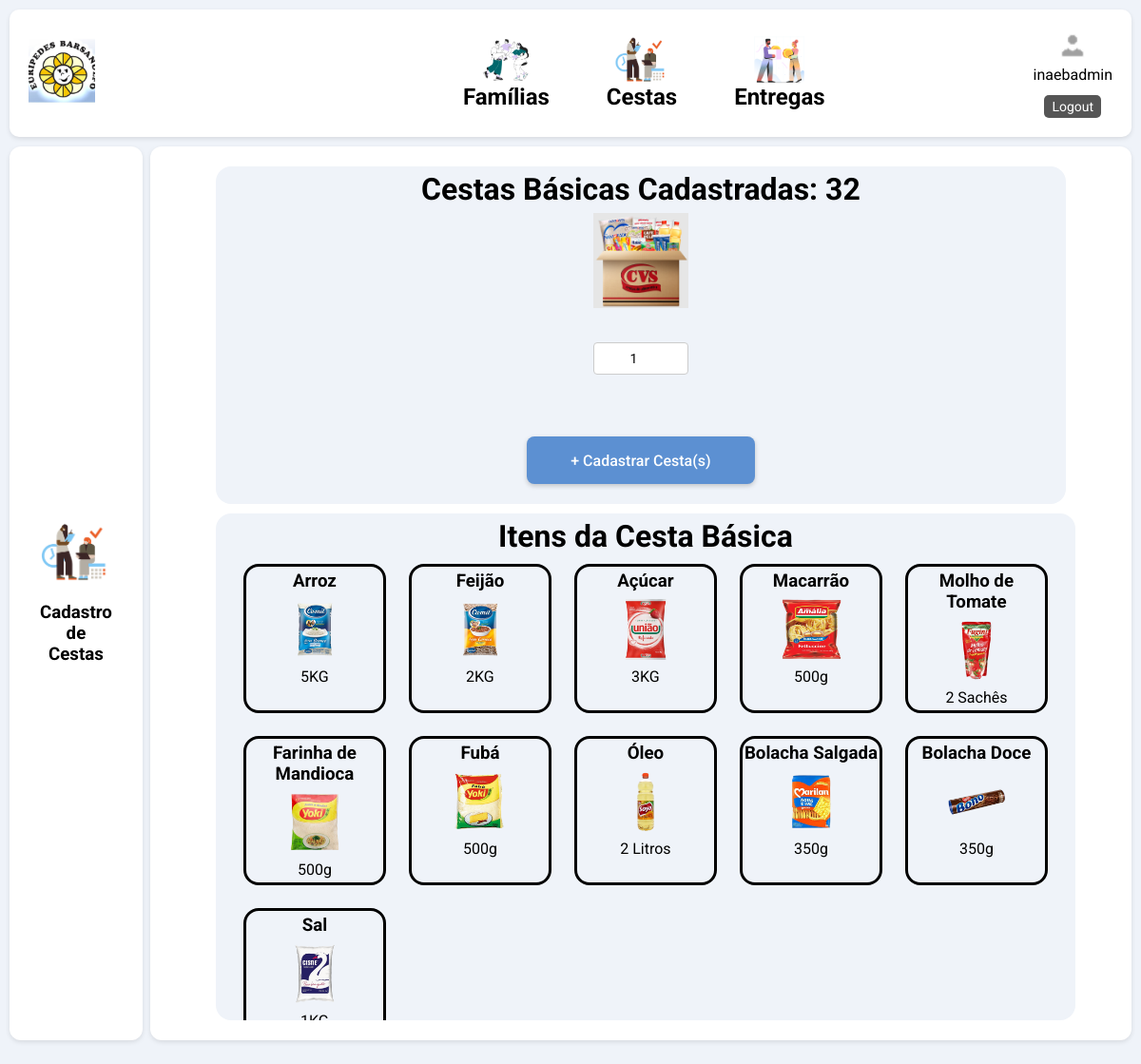
The app's page /cadastro/cestas/ (signed in), older data.
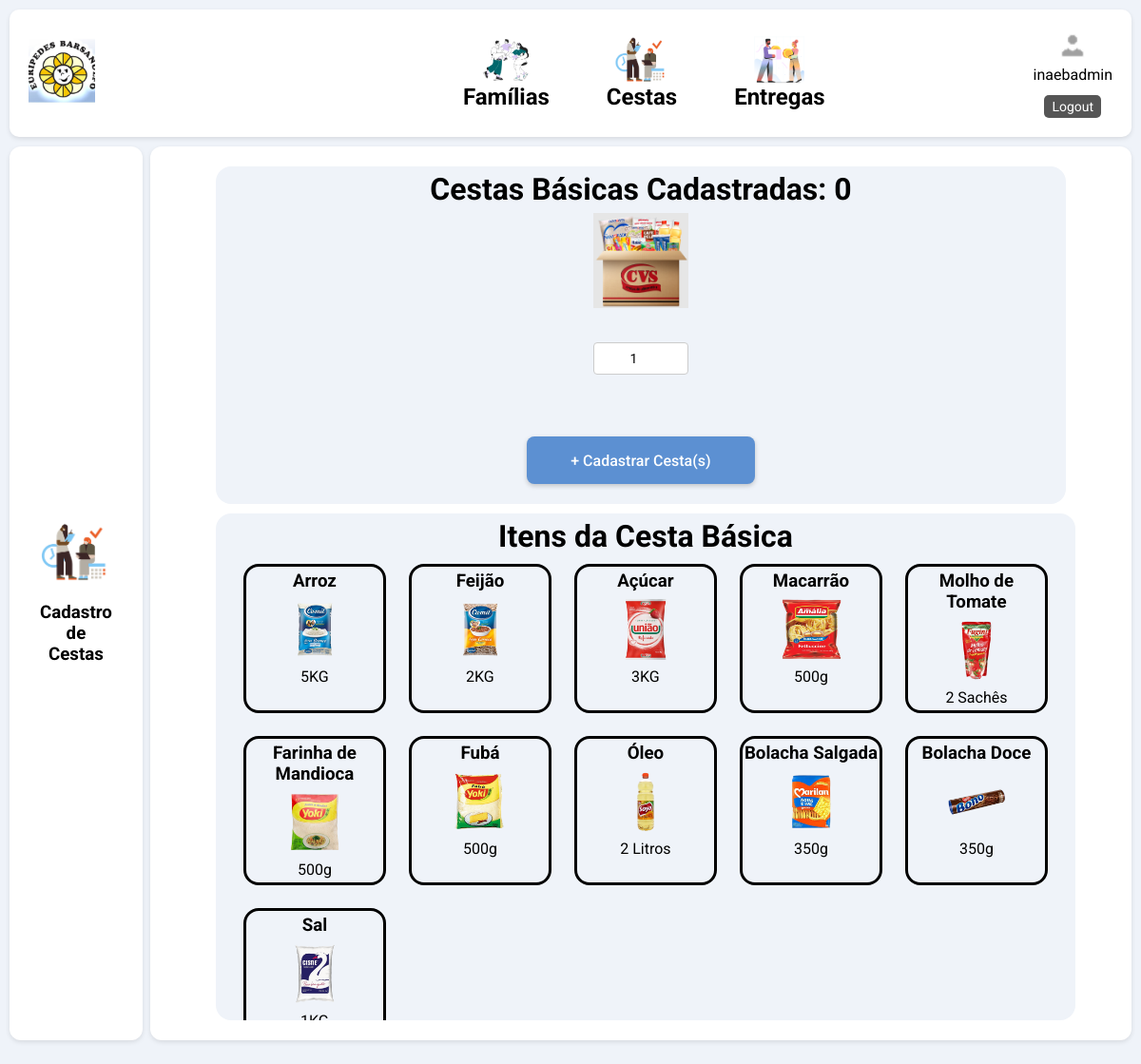
The same page, newer data.
### website/models.py (models this page shows, shortened)
class Produto(models.Model):
    produto = models.CharField(max_length=50)
    qtd_estoque = models.IntegerField()

### website/views.py (the view)
# urls.py: path("cadastro/cestas/", cadastro_cestas, name="cadastro_cestas"),
@login_required(login_url='/login/')
def cadastro_cestas(request):
    estoque_produtos = Produto.objects.all()
    items_cesta = ItemCesta.objects.all()
    context = {
        'range': range(30),
        'items_cesta': items_cesta,
        'estoque_produtos': estoque_produtos
    }
    return render(request, "cadastro_cestas.html", context)

### website/templates/cadastro_cestas.html (shortened to what this page needs)
{% load static %}
<!DOCTYPE html>
<html lang="en">
<head>
    <link rel="stylesheet" href="{% static 'css/daniel.css' %}" typer="css">
</head>
<body>
{% include 'includes/nav.html' %}
<div class="main-container">
    <div class="left-column">
        <div class="left-column-content">
        <img src="{% static 'img/cadastro_produtos.png' %}" alt="Example" />
        <h3>Cadastro de Cestas</h3>
        </div>
    </div>
    <div class="right-column">
        <div class="right-column-content">
            <div class="right-column-buttons-2">
                {% for item in estoque_produtos %}
                    {% if item.produto == "Cesta Básica" %}
                    <h1>Cestas Básicas Cadastradas: {{ item.qtd_estoque }}</h1>
                    {% endif %}
                {% endfor %}
                <div class="buttons-2-row">
                    <img class="cesta-img" src="{% static 'img/cesta.png' %}" alt="Example" />
                </div>
                <div class="buttons-2-row">
                    <form method="POST" action="{% url 'atualizar_cestas' %}">
                    <input type="number" id="quantity-input" name="doacao_quantidade" value="1" min="1" style="width: 100px; text-align: center; align-items: center;"/>
                </div>
                <div class="buttons-2-row">
                    <button type="submit" class="button-register-1">
                        + Cadastrar Cesta(s)
                    </button>
                </div>
            </div>
            <div class="right-column-list-2">
                <h1>Itens da Cesta Básica</h1>
                <div class="right-column-list-2-cards">
                    {% for item in items_cesta %}
                    <div class="card">
                        <div class="card-row">
                            <h3>{{ item.produto }}</h3>
                        </div>
                        <div class="card-row">
                        {% if item.imagem and item.imagem.url %}
                            <img class="produto-img" src="{{ item.imagem.url }}" alt="{{ item.nome }}">
                        {% else %}
                            <img class="produto-img" src="{% static 'img/produto.png' %}" alt="Imagem padrão">
                        {% endif %}
                        </div>
                        <div class="card-row">
                            {{ item.quantidade }}
                        </div>
                    </div>
                    {% endfor %}
                </div>
            </div>
        </div>
    </div>
</div>
</body>
</html>

Row changes from the older to the newer data that the page shows:
changed Produto: qtd_estoque "32" → "0"
